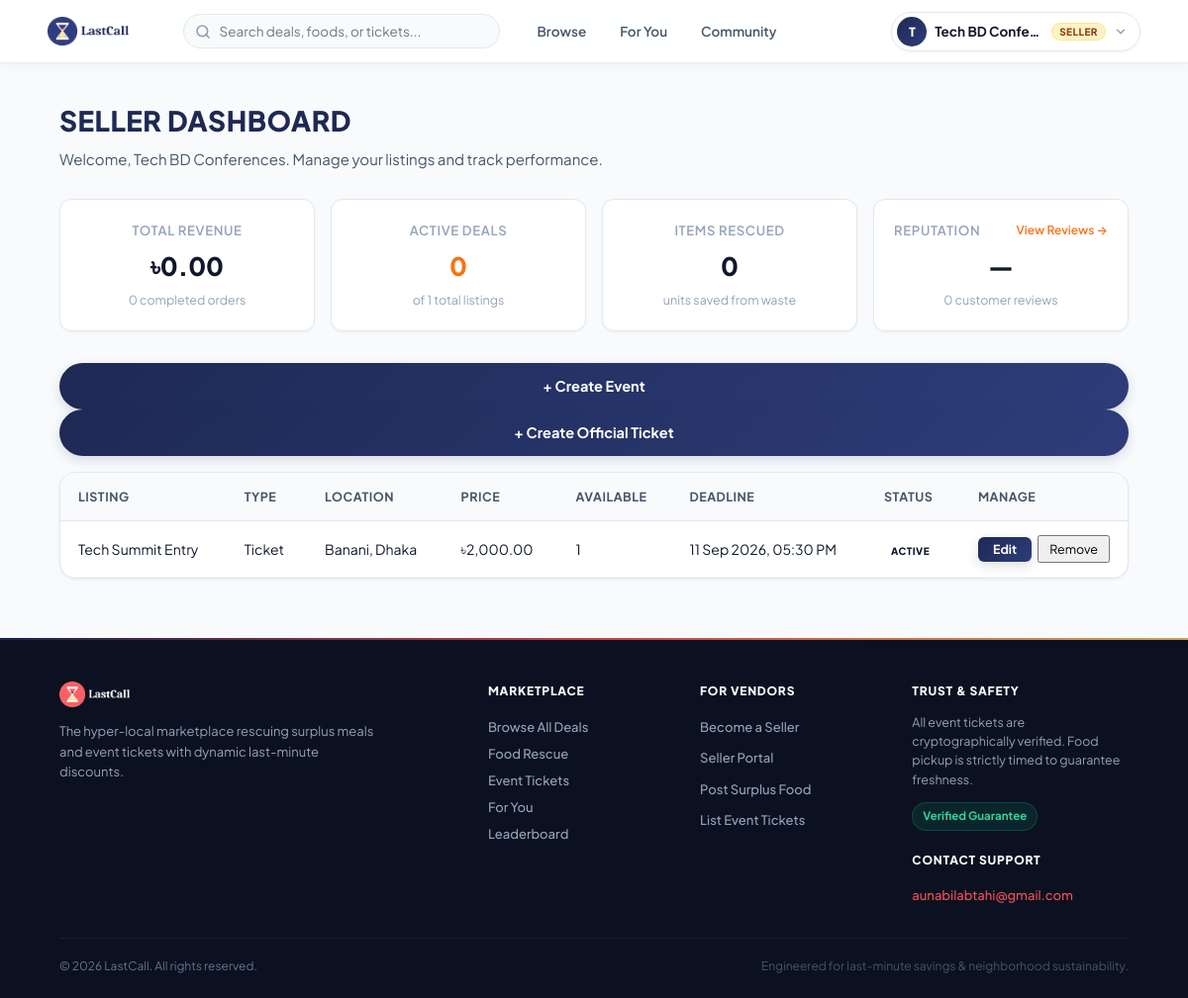
/seller/dashboard.php (signed in), run on the app's committed database.
### tables this page shows
CREATE TABLE listings (
    listing_id INT UNSIGNED AUTO_INCREMENT PRIMARY KEY,
    seller_id INT UNSIGNED NOT NULL,
    location_id INT UNSIGNED NOT NULL,

    listing_type ENUM('food', 'ticket') NOT NULL,
    title VARCHAR(200) NOT NULL,
    description TEXT NULL,
    image_url VARCHAR(255) NULL,

    original_price DECIMAL(10,2) NOT NULL,
    pickup_or_event_deadline DATETIME NOT NULL,

    listing_status ENUM(
        'draft',
        'active',
        'sold_out',
        'expired',
        'removed'
    ) NOT NULL DEFAULT 'draft',

    created_at TIMESTAMP DEFAULT CURRENT_TIMESTAMP,
    updated_at TIMESTAMP DEFAULT CURRENT_TIMESTAMP ON UPDATE CURRENT_TIMESTAMP,

    CONSTRAINT fk_listing_seller
        FOREIGN KEY (seller_id) REFERENCES users(user_id)
        ON DELETE RESTRICT,

    CONSTRAINT fk_listing_location
        FOREIGN KEY (location_id) REFERENCES locations(location_id)
        ON DELETE RESTRICT,

    INDEX idx_listing_search (
        listing_type,
        listing_status,
        pickup_or_event_deadline
    ),

    INDEX idx_listing_seller (seller_id)
);

CREATE TABLE locations (
    location_id INT UNSIGNED AUTO_INCREMENT PRIMARY KEY,
    city VARCHAR(100) NOT NULL,
    area VARCHAR(100) NOT NULL,
    address_line VARCHAR(255) NULL,
    created_at TIMESTAMP DEFAULT CURRENT_TIMESTAMP,

    INDEX idx_location_city_area (city, area)
);

### includes/auth.php (called while the page is built, shortened)
<?php
function currentUserName(): string {
    return $_SESSION["full_name"] ?? "";
}

### seller/dashboard.php (the view, shortened to what this page needs)
<?php
require_once __DIR__ . "/../config/database.php";
require_once __DIR__ . "/../includes/auth.php";
$sellerId = $_SESSION["user_id"];
$sellerTypeQuery = $pdo->prepare("
    SELECT seller_type
    FROM seller_profiles
    WHERE user_id = ?
    LIMIT 1
");
$sellerTypeQuery->execute([$sellerId]);
$sellerType = $sellerTypeQuery->fetchColumn();
$listingsQuery = $pdo->prepare("
    SELECT
        l.listing_id,
        l.title,
        l.listing_type,
        l.original_price,
        l.pickup_or_event_deadline,
        l.listing_status,
        f.quantity_available,
        loc.city,
        loc.area
    FROM listings l
    LEFT JOIN food_listing_details f ON l.listing_id = f.listing_id
    JOIN locations loc ON l.location_id = loc.location_id
    WHERE l.seller_id = ?
    ORDER BY l.created_at DESC
");
$listingsQuery->execute([$sellerId]);
$listings = $listingsQuery->fetchAll(PDO::FETCH_ASSOC);
$analyticsQuery = $pdo->prepare("SELECT * FROM view_seller_analytics WHERE seller_id = ? LIMIT 1");
$analyticsQuery->execute([$sellerId]);
$analytics = $analyticsQuery->fetch(PDO::FETCH_ASSOC) ?: [
    "total_revenue" => 0.00,
    "completed_orders" => 0,
    "total_listings" => 0,
    "active_listings" => 0,
    "total_items_sold" => 0,
    "average_rating" => 0.0,
    "review_count" => 0
];
require_once __DIR__ . "/../includes/header.php";
?>
<main class="admin-container">
    <div class="section-heading">
        <h2>Seller Dashboard</h2>
        <p>Welcome, <?= e(currentUserName()) ?>. Manage your listings and track performance.</p>
    </div>
    <div class="kpi-grid" style="display: grid; grid-template-columns: repeat(auto-fit, minmax(220px, 1fr)); gap: 1rem; margin-bottom: 2rem;">
        <div class="kpi-card" style="background: var(--bg-card, #ffffff); border: 1px solid var(--border-color, #e2e8f0); border-radius: 12px; padding: 1.25rem; box-shadow: 0 1px 3px rgba(0,0,0,0.04);">
            <div style="font-size: 0.82rem; color: var(--text-muted, #64748b); font-weight: 600; text-transform: uppercase; letter-spacing: 0.05em; margin-bottom: 0.4rem;">Total Revenue</div>
            <div style="font-size: 1.6rem; font-weight: 800; color: var(--text-color, #0f172a);">৳<?= number_format((float)$analytics['total_revenue'], 2) ?></div>
            <div style="font-size: 0.78rem; color: var(--text-muted, #64748b); margin-top: 0.25rem;"><?= (int)$analytics['completed_orders'] ?> completed orders</div>
        </div>
        <div class="kpi-card" style="background: var(--bg-card, #ffffff); border: 1px solid var(--border-color, #e2e8f0); border-radius: 12px; padding: 1.25rem; box-shadow: 0 1px 3px rgba(0,0,0,0.04);">
            <div style="font-size: 0.82rem; color: var(--text-muted, #64748b); font-weight: 600; text-transform: uppercase; letter-spacing: 0.05em; margin-bottom: 0.4rem;">Active Deals</div>
            <div style="font-size: 1.6rem; font-weight: 800; color: var(--primary, #f97316);"><?= (int)$analytics['active_listings'] ?></div>
            <div style="font-size: 0.78rem; color: var(--text-muted, #64748b); margin-top: 0.25rem;">of <?= (int)$analytics['total_listings'] ?> total listings</div>
        </div>
        <div class="kpi-card" style="background: var(--bg-card, #ffffff); border: 1px solid var(--border-color, #e2e8f0); border-radius: 12px; padding: 1.25rem; box-shadow: 0 1px 3px rgba(0,0,0,0.04);">
            <div style="font-size: 0.82rem; color: var(--text-muted, #64748b); font-weight: 600; text-transform: uppercase; letter-spacing: 0.05em; margin-bottom: 0.4rem;">Items Rescued</div>
            <div style="font-size: 1.6rem; font-weight: 800; color: var(--text-color, #0f172a);"><?= (int)$analytics['total_items_sold'] ?></div>
            <div style="font-size: 0.78rem; color: var(--text-muted, #64748b); margin-top: 0.25rem;">units saved from waste</div>
        </div>
        <div class="kpi-card" style="background: var(--bg-card, #ffffff); border: 1px solid var(--border-color, #e2e8f0); border-radius: 12px; padding: 1.25rem; box-shadow: 0 1px 3px rgba(0,0,0,0.04);">
            <div style="display: flex; justify-content: space-between; align-items: center; margin-bottom: 0.4rem;">
                <div style="font-size: 0.82rem; color: var(--text-muted, #64748b); font-weight: 600; text-transform: uppercase; letter-spacing: 0.05em;">Reputation</div>
                <a href="reviews.php" style="font-size: 0.75rem; color: var(--primary, #f97316); font-weight: 600; text-decoration: none;">View Reviews &rarr;</a>
            </div>
            <div style="font-size: 1.6rem; font-weight: 800; color: var(--text-color, #0f172a);">
                <?= (float)$analytics['average_rating'] > 0 ? number_format((float)$analytics['average_rating'], 1) : "—" ?>
            </div>
            <div style="font-size: 0.78rem; color: var(--text-muted, #64748b); margin-top: 0.25rem;">
                <?= (int)$analytics['review_count'] ?> customer <?= (int)$analytics['review_count'] === 1 ? 'review' : 'reviews' ?>
            </div>
        </div>
    </div>
    <?php if ($sellerType === "food_business"): ?>
        <a href="create_food_listing.php" class="dashboard-button">
            + Create Food Listing
        </a>
    <?php elseif ($sellerType === "individual_ticket_seller"): ?>
        <a href="create_ticket_listing.php" class="dashboard-button">
            + Create Ticket Listing
        </a>
    <?php elseif ($sellerType === "event_organizer"): ?>
        <a href="create_event.php" class="dashboard-button">
            + Create Event
        </a>
        <a href="create_event_ticket.php" class="dashboard-button">
            + Create Official Ticket
        </a>
    <?php endif; ?>
    <div class="table-wrapper dashboard-table">
        <?php if (count($listings) > 0): ?>
            <table class="admin-table">
                <thead>
                    <tr>
                        <th>Listing</th>
                        <th>Type</th>
                        <th>Location</th>
                        <th>Price</th>
                        <th>Available</th>
                        <th>Deadline</th>
                        <th>Status</th>
                        <th>Manage</th>
                    </tr>
                </thead>
                <tbody>
                    <?php foreach ($listings as $listing): ?>
                        <tr>
                            <td><?= e($listing["title"]) ?></td>
                            <td><?= e(ucfirst($listing["listing_type"])) ?></td>
                            <td>
                                <?= e($listing["area"]) ?>,
                                <?= e($listing["city"]) ?>
                            </td>
                            <td>
                                ৳<?= number_format(
                                    (float) $listing["original_price"],
                                    2
                                ) ?>
                            </td>
                            <td>
                                <?= $listing["listing_type"] === "food"
                                    ? (int) $listing["quantity_available"]
                                    : "1" ?>
                            </td>
                            <td>
                                <?= date(
                                    "d M Y, h:i A",
                                    strtotime($listing["pickup_or_event_deadline"])
                                ) ?>
                            </td>
                            <td>
                                <span class="user-badge <?= e($listing["listing_status"]) ?>">
                                    <?= e(ucfirst($listing["listing_status"])) ?>
                                </span>
                            </td>
                            <td>
                                <?php if (in_array($listing["listing_status"], ["draft", "active", "expired"], true)): ?>
                                    <div style="display:flex; gap:6px; align-items:center;">
                                        <a href="manage_listing.php?id=<?= (int) $listing["listing_id"] ?>" class="dashboard-button" style="padding: 4px 10px; font-size: 0.78rem; text-decoration: none; border-radius: 6px; line-height: 1.4;">
                                            Edit
                                        </a>
                                        <form method="post" action="manage_listing.php" onsubmit="return confirm('Remove this listing from the marketplace?');" style="margin:0;">
                                            <button type="submit" class="reject-button" style="padding: 4px 10px; font-size: 0.78rem;">Remove</button>
                                        </form>
                                    </div>
                                <?php else: ?>—<?php endif; ?>
                            </td>
                        </tr>
                    <?php endforeach; ?>
                </tbody>
            </table>
        <?php else: ?>
            <p class="empty-message">
                You have not created any listings yet.
            </p>
        <?php endif; ?>
    </div>
</main>
<?php require_once __DIR__ . "/../includes/footer.php"; ?>

### assets/css/style.css (style rules this page uses)
:root { --brand-navy: #1e2954; --brand-navy-dark: #121833; --brand-navy-light: #2c3c78; --brand-navy-tint: #eef2fb; --brand-coral: #f05156; --brand-coral-hover: #dc3c41; --brand-coral-tint: #fef2f2; --brand-coral-border: #fecaca; --brand-gold: #f59e0b; --brand-gold-warm: #f4c96b; --brand-gold-tint: #fffbeb; --brand-gold-border: #fde68a; --brand-emerald: #10b981; --brand-emerald-dark: #059669; --brand-emerald-tint: #ecfdf5; --brand-emerald-border: #a7f3d0; --surface-bg: #f8fafc; --surface-card: #ffffff; --surface-muted: #f1f5f9; --surface-card-hover: #ffffff; --border-subtle: #e2e8f0; --border-medium: #cbd5e1; --border-focus: #1e2954; --text-primary: #0f172a; --text-secondary: #475569; --text-muted: #94a3b8; --text-light: #f8fafc; --font-sans: 'Plus Jakarta Sans', system-ui, -apple-system, BlinkMacSystemFont, 'Segoe UI', Roboto, sans-serif; --font-serif: 'Playfair Display', Georgia, serif; --radius-sm: 6px; --radius-md: 10px; --radius-lg: 16px; --radius-xl: 24px; --radius-full: 9999px; --shadow-sm: 0 1px 3px rgba(15, 23, 42, 0.06); --shadow-md: 0 4px 12px -2px rgba(15, 23, 42, 0.08), 0 2px 6px -2px rgba(15, 23, 42, 0.04); --shadow-lg: 0 12px 24px -4px rgba(30, 41, 84, 0.08), 0 4px 8px -4px rgba(30, 41, 84, 0.04); --shadow-xl: 0 20px 32px -6px rgba(30, 41, 84, 0.12), 0 8px 16px -6px rgba(30, 41, 84, 0.06); --shadow-card-hover: 0 20px 35px -8px rgba(30, 41, 84, 0.14), 0 10px 18px -6px rgba(30, 41, 84, 0.08); --transition-fast: 0.15s ease; --transition-smooth: 0.25s cubic-bezier(0.4, 0, 0.2, 1); }
* { box-sizing: border-box; margin: 0; padding: 0; }
html { scroll-behavior: smooth; }
body { font-family: var(--font-sans); background: var(--surface-bg); color: var(--text-primary); line-height: 1.6; -webkit-font-smoothing: antialiased; -moz-osx-font-smoothing: grayscale; min-height: 100vh; display: flex; flex-direction: column; }
a { text-decoration: none; color: inherit; transition: var(--transition-fast); }
button, input, select, textarea { font-family: inherit; }
.user-badge { font-size: 10px; font-weight: 800; text-transform: uppercase; letter-spacing: 0.5px; padding: 2px 7px; border-radius: var(--radius-full); }
.container, .admin-container { width: min(1280px, 90%); margin: 36px auto 60px; flex: 1; }
.section-heading { margin-bottom: 28px; }
.section-heading h2 { font-size: 28px; font-weight: 800; color: var(--brand-navy); letter-spacing: 0.5px; text-transform: uppercase; display: flex; align-items: center; gap: 12px; }
.section-heading p { color: var(--text-secondary); font-size: 15px; margin-top: 4px; }
.primary-button, .dashboard-button { display: inline-flex; align-items: center; justify-content: center; padding: 12px 24px; background: linear-gradient(135deg, var(--brand-navy) 0%, #2e3d7a 100%); color: white; border: none; border-radius: var(--radius-full); font-size: 14.5px; font-weight: 700; cursor: pointer; transition: all 0.25s cubic-bezier(0.16, 1, 0.3, 1); text-align: center; width: 100%; box-shadow: 0 4px 12px rgba(30, 41, 84, 0.15); }
.table-wrapper { background: white; border: 1px solid var(--border-subtle); border-radius: var(--radius-lg); box-shadow: var(--shadow-sm); overflow-x: auto; -webkit-overflow-scrolling: touch; margin-top: 16px; max-width: 100%; }
.admin-table, .dashboard-table { width: 100%; min-width: 620px; border-collapse: collapse; text-align: left; font-size: 14px; }
.admin-table th, .dashboard-table th { background: #f8fafc; color: var(--text-secondary); font-weight: 700; padding: 14px 18px; border-bottom: 1px solid var(--border-subtle); font-size: 12.5px; text-transform: uppercase; letter-spacing: 0.5px; }
.admin-table td, .dashboard-table td { padding: 14px 18px; border-bottom: 1px solid #f1f5f9; color: var(--text-primary); }
.kpi-grid { display: grid; grid-template-columns: repeat(auto-fit, minmax(220px, 1fr)); gap: 20px; margin-bottom: 32px; }
.kpi-card { background: white; border: 1px solid var(--border-subtle); border-radius: var(--radius-lg); padding: 24px; text-align: center; box-shadow: var(--shadow-sm); transition: var(--transition-smooth); }

### data on the page
listings: title "Tech Summit Entry", listing_type "Ticket", location.area "Banani", location.city "Dhaka", original_price "2,000.00", shows "1", pickup_or_event_deadline "11 Sep 2026, 05:30 PM", listing_status "ACTIVE"

### other printed values
mb_strtoupper(mb_substr($_userName, 0, 1)) "T"
$_userName "Tech BD Confe…"
$_role "SELLER"
currentUserName() "Tech BD Conferences"
$analytics['total_revenue'] "0.00"
$analytics['completed_orders'] "0"
$analytics['active_listings'] "0"
$analytics['total_listings'] "1"
$analytics['total_items_sold'] "0"
$analytics['review_count'] "0"
